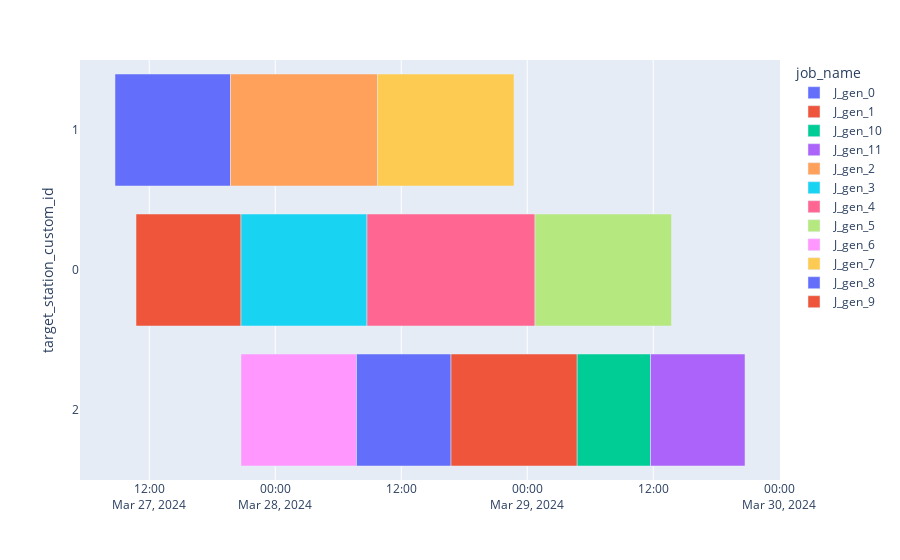

Notebook source saved alongside this figure:
### Code cell
fig = dispatcher.draw_gantt_chart(dates_to_local_tz=True, debug=False, save_img=True, file_name='test.png')

### Figure 1 — Plotly figure (JSON) as saved in the notebook; plotly's stock layout.template omitted (floating-point values rounded to 4 significant figures)
{"data": [{"alignmentgroup": "True", "base": ["2024-03-27T08:44:25+01:00"], "customdata": [["J_gen_0", 1, null, null, null, "P0DT7H0M0S", "P0DT4H0M0S", "P0DT11H0M0S"]], "hovertemplate": "<b>%{hovertext}</b><br><br>actual_starting_date=%{base}<br>actual_ending_date=%{x}<br>target_station_custom_id=%{y}<br>execution_system_custom_id=%{customdata[1]}<br>prio=%{customdata[2]}<br>planned_starting_date=%{customdata[3]}<br>planned_ending_date=%{customdata[4]}<br>proc_time=%{customdata[5]}<br>setup_time=%{customdata[6]}<br>order_time=%{customdata[7]}<extra></extra>", "hovertext": ["J_gen_0"], "legendgroup": "J_gen_0", "marker": {"color": "#636efa", "pattern": {"shape": ""}}, "name": "J_gen_0", "offsetgroup": "J_gen_0", "orientation": "h", "showlegend": true, "textposition": "auto", "type": "bar", "x": [39600000], "xaxis": "x", "y": [1], "yaxis": "y"}, {"alignmentgroup": "True", "base": ["2024-03-27T10:44:25+01:00"], "customdata": [["J_gen_1", 1, null, null, null, "P0DT8H0M0S", "P0DT2H0M0S", "P0DT10H0M0S"]], "hovertemplate": "<b>%{hovertext}</b><br><br>actual_starting_date=%{base}<br>actual_ending_date=%{x}<br>target_station_custom_id=%{y}<br>execution_system_custom_id=%{customdata[1]}<br>prio=%{customdata[2]}<br>planned_starting_date=%{customdata[3]}<br>planned_ending_date=%{customdata[4]}<br>proc_time=%{customdata[5]}<br>setup_time=%{customdata[6]}<br>order_time=%{customdata[7]}<extra></extra>", "hovertext": ["J_gen_1"], "legendgroup": "J_gen_1", "marker": {"color": "#EF553B", "pattern": {"shape": ""}}, "name": "J_gen_1", "offsetgroup": "J_gen_1", "orientation": "h", "showlegend": true, "textposition": "auto", "type": "bar", "x": [36000000], "xaxis": "x", "y": [0], "yaxis": "y"}, {"alignmentgroup": "True", "base": ["2024-03-29T04:44:25+01:00"], "customdata": [["J_gen_10", 1, null, null, null, "P0DT6H0M0S", "P0DT1H0M0S", "P0DT7H0M0S"]], "hovertemplate": "<b>%{hovertext}</b><br><br>actual_starting_date=%{base}<br>actual_ending_date=%{x}<br>target_station_custom_id=%{y}<br>execution_system_custom_id=%{customdata[1]}<br>prio=%{customdata[2]}<br>planned_starting_date=%{customdata[3]}<br>planned_ending_date=%{customdata[4]}<br>proc_time=%{customdata[5]}<br>setup_time=%{customdata[6]}<br>order_time=%{customdata[7]}<extra></extra>", "hovertext": ["J_gen_10"], "legendgroup": "J_gen_10", "marker": {"color": "#00cc96", "pattern": {"shape": ""}}, "name": "J_gen_10", "offsetgroup": "J_gen_10", "orientation": "h", "showlegend": true, "textposition": "auto", "type": "bar", "x": [25200000], "xaxis": "x", "y": [2], "yaxis": "y"}, {"alignmentgroup": "True", "base": ["2024-03-29T11:44:25+01:00"], "customdata": [["J_gen_11", 1, null, null, null, "P0DT6H0M0S", "P0DT3H0M0S", "P0DT9H0M0S"]], "hovertemplate": "<b>%{hovertext}</b><br><br>actual_starting_date=%{base}<br>actual_ending_date=%{x}<br>target_station_custom_id=%{y}<br>execution_system_custom_id=%{customdata[1]}<br>prio=%{customdata[2]}<br>planned_starting_date=%{customdata[3]}<br>planned_ending_date=%{customdata[4]}<br>proc_time=%{customdata[5]}<br>setup_time=%{customdata[6]}<br>order_time=%{customdata[7]}<extra></extra>", "hovertext": ["J_gen_11"], "legendgroup": "J_gen_11", "marker": {"color": "#ab63fa", "pattern": {"shape": ""}}, "name": "J_gen_11", "offsetgroup": "J_gen_11", "orientation": "h", "showlegend": true, "textposition": "auto", "type": "bar", "x": [32400000], "xaxis": "x", "y": [2], "yaxis": "y"}, {"alignmentgroup": "True", "base": ["2024-03-27T19:44:25+01:00"], "customdata": [["J_gen_2", 1, null, null, null, "P0DT6H0M0S", "P0DT8H0M0S", "P0DT14H0M0S"]], "hovertemplate": "<b>%{hovertext}</b><br><br>actual_starting_date=%{base}<br>actual_ending_date=%{x}<br>target_station_custom_id=%{y}<br>execution_system_custom_id=%{customdata[1]}<br>prio=%{customdata[2]}<br>planned_starting_date=%{customdata[3]}<br>planned_ending_date=%{customdata[4]}<br>proc_time=%{customdata[5]}<br>setup_time=%{customdata[6]}<br>order_time=%{customdata[7]}<extra></extra>", "hovertext": ["J_gen_2"], "legendgroup": "J_gen_2", "marker": {"color": "#FFA15A", "pattern": {"shape": ""}}, "name": "J_gen_2", "offsetgroup": "J_gen_2", "orientation": "h", "showlegend": true, "textposition": "auto", "type": "bar", "x": [50400000], "xaxis": "x", "y": [1], "yaxis": "y"}, {"alignmentgroup": "True", "base": ["2024-03-27T20:44:25+01:00"], "customdata": [["J_gen_3", 1, null, null, null, "P0DT7H0M0S", "P0DT5H0M0S", "P0DT12H0M0S"]], "hovertemplate": "<b>%{hovertext}</b><br><br>actual_starting_date=%{base}<br>actual_ending_date=%{x}<br>target_station_custom_id=%{y}<br>execution_system_custom_id=%{customdata[1]}<br>prio=%{customdata[2]}<br>planned_starting_date=%{customdata[3]}<br>planned_ending_date=%{customdata[4]}<br>proc_time=%{customdata[5]}<br>setup_time=%{customdata[6]}<br>order_time=%{customdata[7]}<extra></extra>", "hovertext": ["J_gen_3"], "legendgroup": "J_gen_3", "marker": {"color": "#19d3f3", "pattern": {"shape": ""}}, "name": "J_gen_3", "offsetgroup": "J_gen_3", "orientation": "h", "showlegend": true, "textposition": "auto", "type": "bar", "x": [43200000], "xaxis": "x", "y": [0], "yaxis": "y"}, {"alignmentgroup": "True", "base": ["2024-03-28T08:44:25+01:00"], "customdata": [["J_gen_4", 1, null, null, null, "P0DT9H0M0S", "P0DT7H0M0S", "P0DT16H0M0S"]], "hovertemplate": "<b>%{hovertext}</b><br><br>actual_starting_date=%{base}<br>actual_ending_date=%{x}<br>target_station_custom_id=%{y}<br>execution_system_custom_id=%{customdata[1]}<br>prio=%{customdata[2]}<br>planned_starting_date=%{customdata[3]}<br>planned_ending_date=%{customdata[4]}<br>proc_time=%{customdata[5]}<br>setup_time=%{customdata[6]}<br>order_time=%{customdata[7]}<extra></extra>", "hovertext": ["J_gen_4"], "legendgroup": "J_gen_4", "marker": {"color": "#FF6692", "pattern": {"shape": ""}}, "name": "J_gen_4", "offsetgroup": "J_gen_4", "orientation": "h", "showlegend": true, "textposition": "auto", "type": "bar", "x": [57600000], "xaxis": "x", "y": [0], "yaxis": "y"}, {"alignmentgroup": "True", "base": ["2024-03-29T00:44:25+01:00"], "customdata": [["J_gen_5", 1, null, null, null, "P0DT5H0M0S", "P0DT8H0M0S", "P0DT13H0M0S"]], "hovertemplate": "<b>%{hovertext}</b><br><br>actual_starting_date=%{base}<br>actual_ending_date=%{x}<br>target_station_custom_id=%{y}<br>execution_system_custom_id=%{customdata[1]}<br>prio=%{customdata[2]}<br>planned_starting_date=%{customdata[3]}<br>planned_ending_date=%{customdata[4]}<br>proc_time=%{customdata[5]}<br>setup_time=%{customdata[6]}<br>order_time=%{customdata[7]}<extra></extra>", "hovertext": ["J_gen_5"], "legendgroup": "J_gen_5", "marker": {"color": "#B6E880", "pattern": {"shape": ""}}, "name": "J_gen_5", "offsetgroup": "J_gen_5", "orientation": "h", "showlegend": true, "textposition": "auto", "type": "bar", "x": [46800000], "xaxis": "x", "y": [0], "yaxis": "y"}, {"alignmentgroup": "True", "base": ["2024-03-27T20:44:25+01:00"], "customdata": [["J_gen_6", 1, null, null, null, "P0DT8H0M0S", "P0DT3H0M0S", "P0DT11H0M0S"]], "hovertemplate": "<b>%{hovertext}</b><br><br>actual_starting_date=%{base}<br>actual_ending_date=%{x}<br>target_station_custom_id=%{y}<br>execution_system_custom_id=%{customdata[1]}<br>prio=%{customdata[2]}<br>planned_starting_date=%{customdata[3]}<br>planned_ending_date=%{customdata[4]}<br>proc_time=%{customdata[5]}<br>setup_time=%{customdata[6]}<br>order_time=%{customdata[7]}<extra></extra>", "hovertext": ["J_gen_6"], "legendgroup": "J_gen_6", "marker": {"color": "#FF97FF", "pattern": {"shape": ""}}, "name": "J_gen_6", "offsetgroup": "J_gen_6", "orientation": "h", "showlegend": true, "textposition": "auto", "type": "bar", "x": [39600000], "xaxis": "x", "y": [2], "yaxis": "y"}, {"alignmentgroup": "True", "base": ["2024-03-28T09:44:25+01:00"], "customdata": [["J_gen_7", 1, null, null, null, "P0DT6H0M0S", "P0DT7H0M0S", "P0DT13H0M0S"]], "hovertemplate": "<b>%{hovertext}</b><br><br>actual_starting_date=%{base}<br>actual_ending_date=%{x}<br>target_station_custom_id=%{y}<br>execution_system_custom_id=%{customdata[1]}<br>prio=%{customdata[2]}<br>planned_starting_date=%{customdata[3]}<br>planned_ending_date=%{customdata[4]}<br>proc_time=%{customdata[5]}<br>setup_time=%{customdata[6]}<br>order_time=%{customdata[7]}<extra></extra>", "hovertext": ["J_gen_7"], "legendgroup": "J_gen_7", "marker": {"color": "#FECB52", "pattern": {"shape": ""}}, "name": "J_gen_7", "offsetgroup": "J_gen_7", "orientation": "h", "showlegend": true, "textposition": "auto", "type": "bar", "x": [46800000], "xaxis": "x", "y": [1], "yaxis": "y"}, {"alignmentgroup": "True", "base": ["2024-03-28T07:44:25+01:00"], "customdata": [["J_gen_8", 1, null, null, null, "P0DT8H0M0S", "P0DT1H0M0S", "P0DT9H0M0S"]], "hovertemplate": "<b>%{hovertext}</b><br><br>actual_starting_date=%{base}<br>actual_ending_date=%{x}<br>target_station_custom_id=%{y}<br>execution_system_custom_id=%{customdata[1]}<br>prio=%{customdata[2]}<br>planned_starting_date=%{customdata[3]}<br>planned_ending_date=%{customdata[4]}<br>proc_time=%{customdata[5]}<br>setup_time=%{customdata[6]}<br>order_time=%{customdata[7]}<extra></extra>", "hovertext": ["J_gen_8"], "legendgroup": "J_gen_8", "marker": {"color": "#636efa", "pattern": {"shape": ""}}, "name": "J_gen_8", "offsetgroup": "J_gen_8", "orientation": "h", "showlegend": true, "textposition": "auto", "type": "bar", "x": [32400000], "xaxis": "x", "y": [2], "yaxis": "y"}, {"alignmentgroup": "True", "base": ["2024-03-28T16:44:25+01:00"], "customdata": [["J_gen_9", 1, null, null, null, "P0DT9H0M0S", "P0DT3H0M0S", "P0DT12H0M0S"]], "hovertemplate": "<b>%{hovertext}</b><br><br>actual_starting_date=%{base}<br>actual_ending_date=%{x}<br>target_station_custom_id=%{y}<br>execution_system_custom_id=%{customdata[1]}<br>prio=%{customdata[2]}<br>planned_starting_date=%{customdata[3]}<br>planned_ending_date=%{customdata[4]}<br>proc_time=%{customdata[5]}<br>setup_time=%{customdata[6]}<br>order_time=%{customdata[7]}<extra></extra>", "hovertext": ["J_gen_9"], "legendgroup": "J_gen_9", "marker": {"color": "#EF553B", "pattern": {"shape": ""}}, "name": "J_gen_9", "offsetgroup": "J_gen_9", "orientation": "h", "showlegend": true, "textposition": "auto", "type": "bar", "x": [43200000], "xaxis": "x", "y": [2], "yaxis": "y"}], "layout": {"autosize": true, "barmode": "overlay", "legend": {"title": {"text": "job_name"}, "tracegroupgap": 0}, "margin": {"t": 60}, "xaxis": {"anchor": "y", "autorange": true, "domain": [0, 1], "range": ["2024-03-27 05:24:25", "2024-03-30 00:04:25"], "type": "date"}, "yaxis": {"anchor": "x", "autorange": true, "domain": [0, 1], "range": [2.5, -0.5], "title": {"text": "target_station_custom_id"}, "type": "category"}}}
